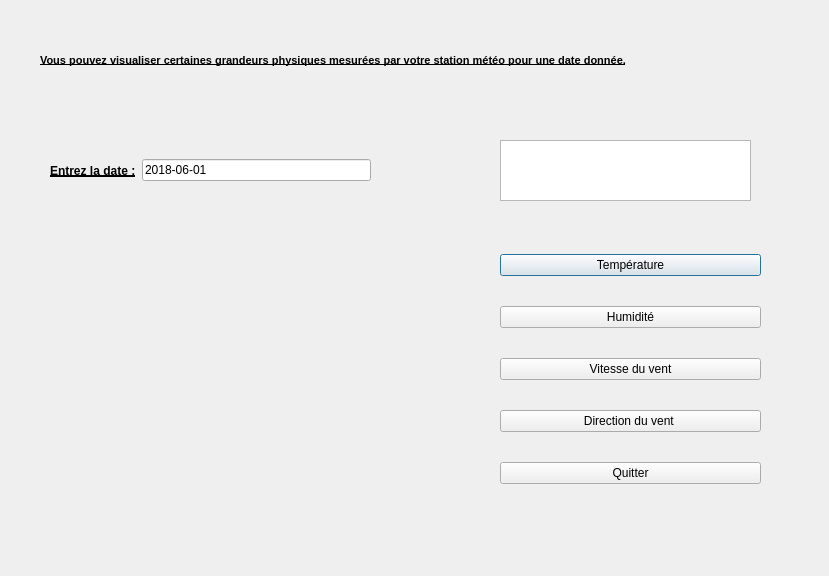
<?xml version="1.0" encoding="UTF-8"?>
<ui version="4.0">
 <class>SecDialog</class>
 <widget class="QDialog" name="SecDialog">
  <property name="geometry">
   <rect>
    <x>0</x>
    <y>0</y>
    <width>829</width>
    <height>576</height>
   </rect>
  </property>
  <property name="windowTitle">
   <string>Dialog</string>
  </property>
  <widget class="QLabel" name="label_presentation">
   <property name="geometry">
    <rect>
     <x>40</x>
     <y>10</y>
     <width>751</width>
     <height>101</height>
    </rect>
   </property>
   <property name="sizePolicy">
    <sizepolicy hsizetype="Maximum" vsizetype="Preferred">
     <horstretch>0</horstretch>
     <verstretch>0</verstretch>
    </sizepolicy>
   </property>
   <property name="font">
    <font>
     <family>MS Shell Dlg 2</family>
     <pointsize>8</pointsize>
     <weight>75</weight>
     <bold>true</bold>
     <underline>true</underline>
    </font>
   </property>
   <property name="text">
    <string>Vous pouvez visualiser certaines grandeurs physiques mesurées par votre station météo pour une date donnée.</string>
   </property>
   <property name="textFormat">
    <enum>Qt::RichText</enum>
   </property>
  </widget>
  <widget class="QWidget" name="layoutWidget">
   <property name="geometry">
    <rect>
     <x>500</x>
     <y>230</y>
     <width>261</width>
     <height>281</height>
    </rect>
   </property>
   <layout class="QVBoxLayout" name="verticalLayout">
    <item>
     <widget class="QPushButton" name="pushButton_temperature">
      <property name="text">
       <string>Température</string>
      </property>
     </widget>
    </item>
    <item>
     <widget class="QPushButton" name="pushButton_humidite">
      <property name="text">
       <string>Humidité</string>
      </property>
     </widget>
    </item>
    <item>
     <widget class="QPushButton" name="pushButton_vitesse_du_vent">
      <property name="text">
       <string>Vitesse du vent</string>
      </property>
     </widget>
    </item>
    <item>
     <widget class="QPushButton" name="pushButton_direction_du_vent">
      <property name="text">
       <string>Direction du vent </string>
      </property>
     </widget>
    </item>
    <item>
     <widget class="QPushButton" name="pushButton_quitter">
      <property name="text">
       <string>Quitter</string>
      </property>
     </widget>
    </item>
   </layout>
  </widget>
  <widget class="QWidget" name="layoutWidget_2">
   <property name="geometry">
    <rect>
     <x>50</x>
     <y>140</y>
     <width>321</width>
     <height>61</height>
    </rect>
   </property>
   <layout class="QHBoxLayout" name="horizontalLayout">
    <item>
     <widget class="QLabel" name="label_date">
      <property name="font">
       <font>
        <weight>75</weight>
        <bold>true</bold>
        <underline>true</underline>
       </font>
      </property>
      <property name="text">
       <string>Entrez la date :</string>
      </property>
     </widget>
    </item>
    <item>
     <widget class="QLineEdit" name="lineEdit_saisie_date">
      <property name="contextMenuPolicy">
       <enum>Qt::DefaultContextMenu</enum>
      </property>
      <property name="inputMask">
       <string/>
      </property>
      <property name="text">
       <string>2018-06-01</string>
      </property>
      <property name="frame">
       <bool>true</bool>
      </property>
      <property name="placeholderText">
       <string/>
      </property>
      <property name="cursorMoveStyle">
       <enum>Qt::LogicalMoveStyle</enum>
      </property>
     </widget>
    </item>
   </layout>
  </widget>
  <widget class="QLabel" name="label_images">
   <property name="geometry">
    <rect>
     <x>34</x>
     <y>225</y>
     <width>441</width>
     <height>331</height>
    </rect>
   </property>
   <property name="text">
    <string/>
   </property>
  </widget>
  <widget class="QPlainTextEdit" name="plainTextEdit_affichage">
   <property name="geometry">
    <rect>
     <x>500</x>
     <y>140</y>
     <width>251</width>
     <height>61</height>
    </rect>
   </property>
  </widget>
 </widget>
 <resources/>
 <connections>
  <connection>
   <sender>pushButton_quitter</sender>
   <signal>clicked()</signal>
   <receiver>SecDialog</receiver>
   <slot>reject()</slot>
   <hints>
    <hint type="sourcelabel">
     <x>623</x>
     <y>471</y>
    </hint>
    <hint type="destinationlabel">
     <x>650</x>
     <y>513</y>
    </hint>
   </hints>
  </connection>
 </connections>
</ui>
